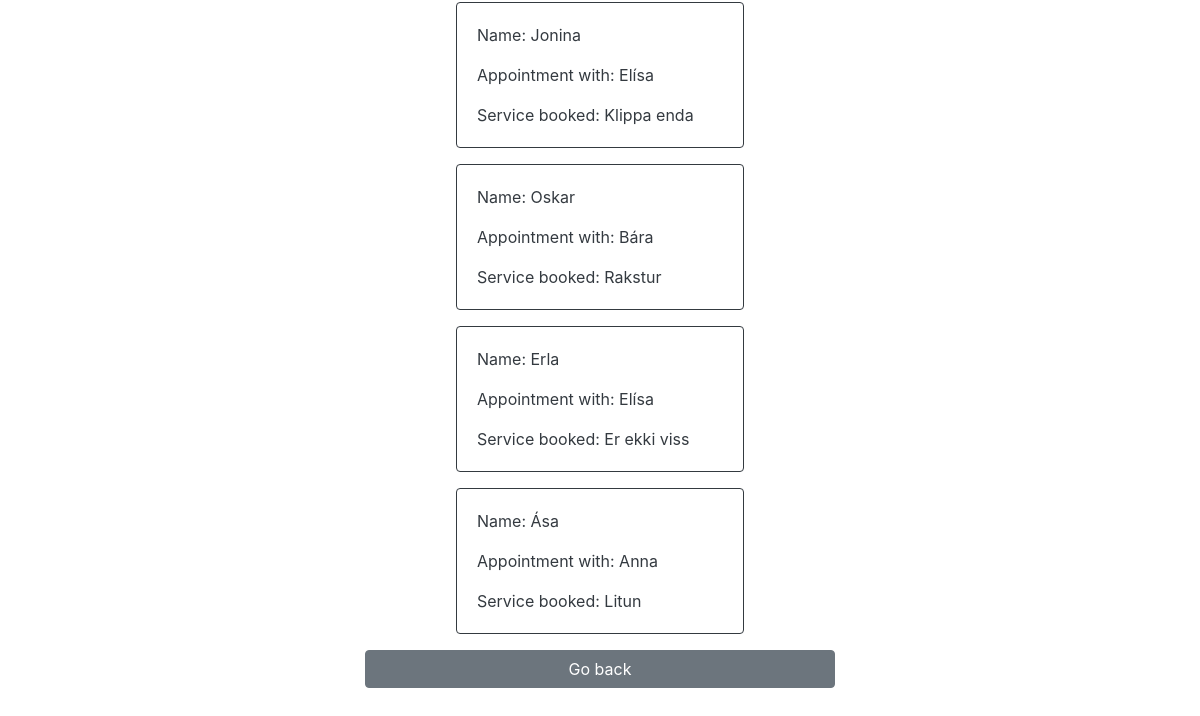
Page /allBookings (lower part) on the earlier database version.
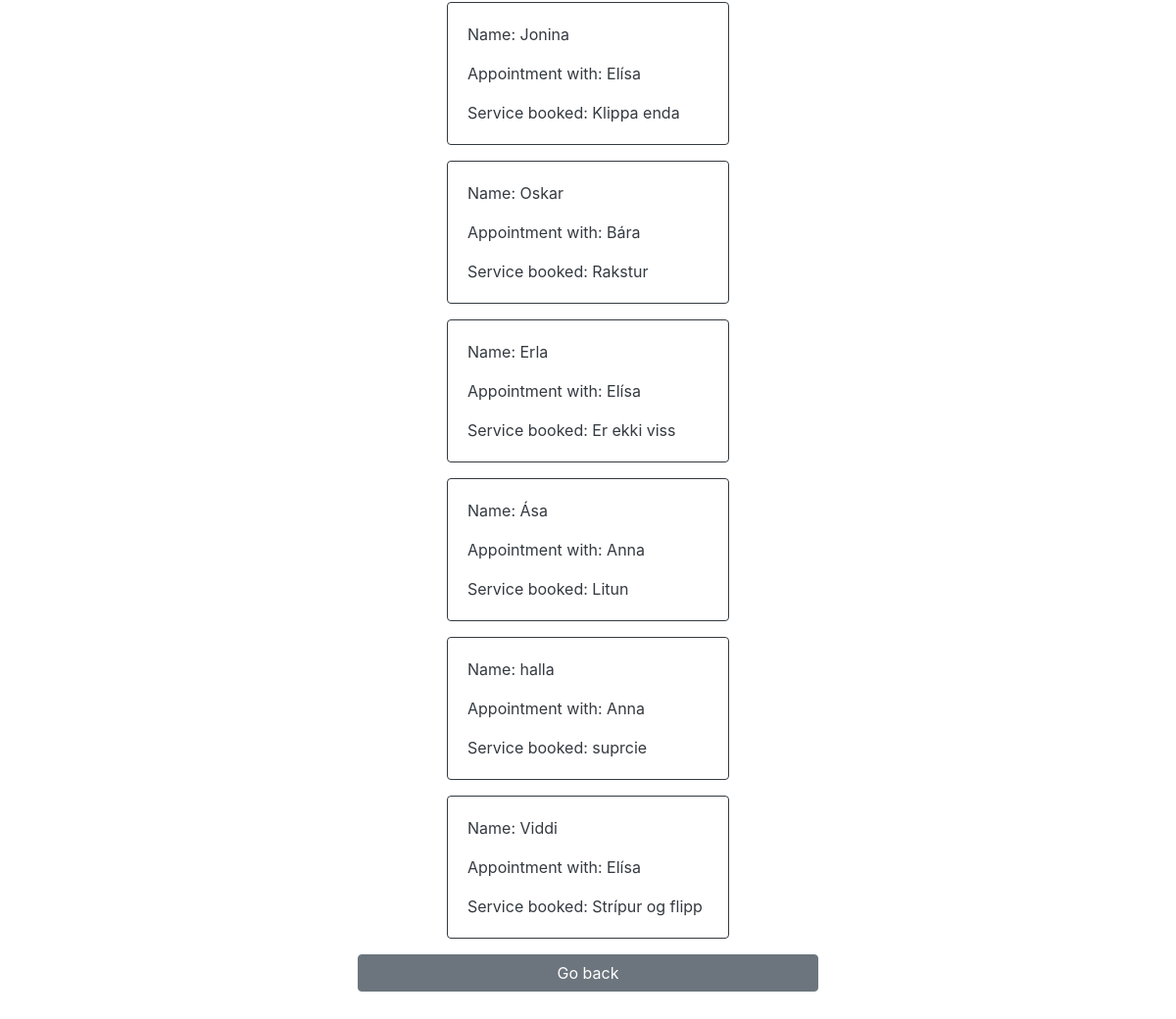
Same page on the later database version.
### app.py (models this page shows, shortened)
class Booking(db.Model):
    id = db.Column(db.Integer, primary_key=True)
    customer = db.Column(db.String(200), unique=True)
    staff = db.Column(db.String(200))
    comments = db.Column(db.Text())

### app.py (the view)
@app.route("/allBookings", methods=["GET", "POST"])
def allBookings():
    bookings = Booking.query.all()
    return render_template("allBookings.html", bookings=bookings)

### templates/allBookings.html (shortened to what this page needs)
<!DOCTYPE html>
<html lang="en">
  <head>
    <link
      rel="stylesheet"
      href="https://stackpath.bootstrapcdn.com/bootstrap/4.5.2/css/bootstrap.min.css"
    />
  </head>
  <body>
    <div class="container" style="margin-top: 5rem; max-width: 500px">
      {% for booking in bookings %}
      <div
        class="card border-dark mb-3"
        style="max-width: 18rem; margin: 0 auto"
      >
        <div class="card-body text-dark">
          <p class="card-text">Name: {{ booking.customer }}</p>
          <p class="card-text">Appointment with: {{ booking.staff }}</p>
          <p class="card-text">Service booked: {{ booking.comments }}</p>
        </div>
      </div>
      {% endfor %}
      <a
        href="/"
        class="btn btn-secondary"
        style="width: 100%; margin-bottom: 5rem"
      >
        Go back
      </a>
    </div>
  </body>
</html>

Differences in the rows shown:
added Booking: customer "halla", staff "Anna", comments "suprcie"
added Booking: customer "Viddi", staff "Elísa", comments "Strípur og flipp"
